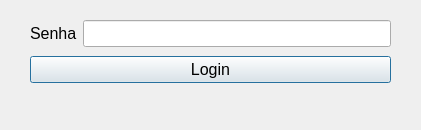
<?xml version="1.0" encoding="UTF-8"?>
<ui version="4.0">
 <class>loginGerenciar</class>
 <widget class="QDialog" name="loginGerenciar">
  <property name="geometry">
   <rect>
    <x>0</x>
    <y>0</y>
    <width>421</width>
    <height>130</height>
   </rect>
  </property>
  <property name="windowTitle">
   <string>Dialog</string>
  </property>
  <widget class="QLabel" name="LoginGerenCheck">
   <property name="geometry">
    <rect>
     <x>30</x>
     <y>100</y>
     <width>49</width>
     <height>16</height>
    </rect>
   </property>
   <property name="text">
    <string/>
   </property>
  </widget>
  <widget class="QWidget" name="">
   <property name="geometry">
    <rect>
     <x>30</x>
     <y>17</y>
     <width>361</width>
     <height>71</height>
    </rect>
   </property>
   <layout class="QVBoxLayout" name="verticalLayout">
    <item>
     <layout class="QHBoxLayout" name="horizontalLayout">
      <item>
       <widget class="QLabel" name="label">
        <property name="font">
         <font>
          <pointsize>12</pointsize>
         </font>
        </property>
        <property name="text">
         <string>Senha</string>
        </property>
       </widget>
      </item>
      <item>
       <widget class="QLineEdit" name="LESenhaGeren">
        <property name="font">
         <font>
          <pointsize>12</pointsize>
         </font>
        </property>
        <property name="echoMode">
         <enum>QLineEdit::Password</enum>
        </property>
       </widget>
      </item>
     </layout>
    </item>
    <item>
     <widget class="QPushButton" name="BTLoginGeren">
      <property name="font">
       <font>
        <pointsize>12</pointsize>
       </font>
      </property>
      <property name="text">
       <string>Login</string>
      </property>
     </widget>
    </item>
   </layout>
  </widget>
 </widget>
 <resources/>
 <connections/>
</ui>
